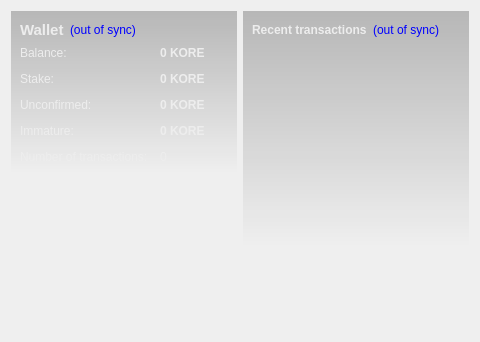
<?xml version="1.0" encoding="UTF-8"?>
<ui version="4.0">
 <class>OverviewPage</class>
 <widget class="QWidget" name="OverviewPage">
  <property name="geometry">
   <rect>
    <x>0</x>
    <y>0</y>
    <width>480</width>
    <height>342</height>
   </rect>
  </property>
  <property name="windowTitle">
   <string>Form</string>
  </property>
  <property name="styleSheet">
   <string notr="true">#OverviewPage { color: #ededed; }</string>
  </property>
  <layout class="QHBoxLayout" name="horizontalLayout" stretch="1,1">
   <item>
    <layout class="QVBoxLayout" name="verticalLayout_2">
     <item>
      <widget class="QFrame" name="frame">
       <property name="styleSheet">
        <string notr="true">#frame { background-color: qlineargradient(spread:pad, x1:0, y1:0, x2:0, y2:1, stop:0 rgba(0,0,0,60), stop:1.0 rgba(0,0,0,0)); }</string>
       </property>
       <layout class="QVBoxLayout" name="verticalLayout_4">
        <item>
         <layout class="QHBoxLayout" name="horizontalLayout_4">
          <item>
           <widget class="QLabel" name="label_5">
            <property name="font">
             <font>
              <pointsize>11</pointsize>
              <weight>75</weight>
              <bold>true</bold>
             </font>
            </property>
            <property name="styleSheet">
             <string notr="true">color: #ededed;</string>
            </property>
            <property name="text">
             <string>Wallet</string>
            </property>
           </widget>
          </item>
          <item>
           <widget class="QLabel" name="labelWalletStatus">
            <property name="toolTip">
             <string>The displayed information may be out of date. Your wallet automatically synchronizes with the KoreCoin network after a connection is established, but this process has not completed yet.</string>
            </property>
            <property name="styleSheet">
             <string notr="true">QLabel { color: blue; }</string>
            </property>
            <property name="text">
             <string notr="true">(out of sync)</string>
            </property>
            <property name="alignment">
             <set>Qt::AlignLeading|Qt::AlignLeft|Qt::AlignVCenter</set>
            </property>
           </widget>
          </item>
          <item>
           <spacer name="horizontalSpacer_2">
            <property name="orientation">
             <enum>Qt::Horizontal</enum>
            </property>
            <property name="sizeHint" stdset="0">
             <size>
              <width>40</width>
              <height>20</height>
             </size>
            </property>
           </spacer>
          </item>
         </layout>
        </item>
        <item>
         <layout class="QFormLayout" name="formLayout_2">
          <property name="fieldGrowthPolicy">
           <enum>QFormLayout::AllNonFixedFieldsGrow</enum>
          </property>
          <property name="horizontalSpacing">
           <number>12</number>
          </property>
          <property name="verticalSpacing">
           <number>12</number>
          </property>
          <item row="0" column="0">
           <widget class="QLabel" name="label">
            <property name="styleSheet">
             <string notr="true">color: #ededed;</string>
            </property>
            <property name="text">
             <string>Balance:</string>
            </property>
           </widget>
          </item>
          <item row="0" column="1">
           <widget class="QLabel" name="labelBalance">
            <property name="font">
             <font>
              <weight>75</weight>
              <bold>true</bold>
             </font>
            </property>
            <property name="cursor">
             <cursorShape>IBeamCursor</cursorShape>
            </property>
            <property name="toolTip">
             <string>Your current balance</string>
            </property>
            <property name="styleSheet">
             <string notr="true">color: #ededed;</string>
            </property>
            <property name="text">
             <string notr="true">0 KORE</string>
            </property>
            <property name="textInteractionFlags">
             <set>Qt::LinksAccessibleByMouse|Qt::TextSelectableByKeyboard|Qt::TextSelectableByMouse</set>
            </property>
           </widget>
          </item>
          <item row="1" column="0">
           <widget class="QLabel" name="label_6">
            <property name="styleSheet">
             <string notr="true">color: #ededed;</string>
            </property>
            <property name="text">
             <string>Stake:</string>
            </property>
           </widget>
          </item>
          <item row="1" column="1">
           <widget class="QLabel" name="labelStake">
            <property name="font">
             <font>
              <weight>75</weight>
              <bold>true</bold>
             </font>
            </property>
            <property name="cursor">
             <cursorShape>IBeamCursor</cursorShape>
            </property>
            <property name="toolTip">
             <string>Total of coins that was staked, and do not yet count toward the current balance</string>
            </property>
            <property name="styleSheet">
             <string notr="true">color: #ededed;</string>
            </property>
            <property name="text">
             <string notr="true">0 KORE</string>
            </property>
            <property name="textInteractionFlags">
             <set>Qt::LinksAccessibleByMouse|Qt::TextSelectableByKeyboard|Qt::TextSelectableByMouse</set>
            </property>
           </widget>
          </item>
          <item row="2" column="0">
           <widget class="QLabel" name="label_3">
            <property name="styleSheet">
             <string notr="true">color: #ededed;</string>
            </property>
            <property name="text">
             <string>Unconfirmed:</string>
            </property>
           </widget>
          </item>
          <item row="2" column="1">
           <widget class="QLabel" name="labelUnconfirmed">
            <property name="font">
             <font>
              <weight>75</weight>
              <bold>true</bold>
             </font>
            </property>
            <property name="cursor">
             <cursorShape>IBeamCursor</cursorShape>
            </property>
            <property name="toolTip">
             <string>Total of transactions that have yet to be confirmed, and do not yet count toward the current balance</string>
            </property>
            <property name="styleSheet">
             <string notr="true">color: #ededed;</string>
            </property>
            <property name="text">
             <string notr="true">0 KORE</string>
            </property>
            <property name="textInteractionFlags">
             <set>Qt::LinksAccessibleByMouse|Qt::TextSelectableByKeyboard|Qt::TextSelectableByMouse</set>
            </property>
           </widget>
          </item>
          <item row="3" column="0">
           <widget class="QLabel" name="labelImmatureText">
            <property name="styleSheet">
             <string notr="true">color: #ededed;</string>
            </property>
            <property name="text">
             <string>Immature:</string>
            </property>
           </widget>
          </item>
          <item row="3" column="1">
           <widget class="QLabel" name="labelImmature">
            <property name="font">
             <font>
              <weight>75</weight>
              <bold>true</bold>
             </font>
            </property>
            <property name="toolTip">
             <string>Mined balance that has not yet matured</string>
            </property>
            <property name="styleSheet">
             <string notr="true">color: #ededed;</string>
            </property>
            <property name="text">
             <string notr="true">0 KORE</string>
            </property>
            <property name="textInteractionFlags">
             <set>Qt::LinksAccessibleByMouse|Qt::TextSelectableByKeyboard|Qt::TextSelectableByMouse</set>
            </property>
           </widget>
          </item>
          <item row="4" column="0">
           <widget class="QLabel" name="label_2">
            <property name="styleSheet">
             <string notr="true">color: #ededed;</string>
            </property>
            <property name="text">
             <string>Number of transactions:</string>
            </property>
           </widget>
          </item>
          <item row="4" column="1">
           <widget class="QLabel" name="labelNumTransactions">
            <property name="toolTip">
             <string>Total number of transactions in wallet</string>
            </property>
            <property name="styleSheet">
             <string notr="true">color: #ededed;</string>
            </property>
            <property name="text">
             <string notr="true">0</string>
            </property>
           </widget>
          </item>
         </layout>
        </item>
       </layout>
      </widget>
     </item>
     <item>
      <spacer name="verticalSpacer">
       <property name="orientation">
        <enum>Qt::Vertical</enum>
       </property>
       <property name="sizeHint" stdset="0">
        <size>
         <width>20</width>
         <height>40</height>
        </size>
       </property>
      </spacer>
     </item>
     <item>
      <widget class="QLabel" name="label_6">
       <property name="text">
        <string/>
       </property>
       <property name="pixmap">
        <pixmap resource="../bitcoin.qrc">:/images/backg</pixmap>
       </property>
       <property name="scaledContents">
        <bool>false</bool>
       </property>
       <property name="alignment">
        <set>Qt::AlignCenter</set>
       </property>
       <property name="margin">
        <number>-2</number>
       </property>
      </widget>
     </item>
    </layout>
   </item>
   <item>
    <layout class="QVBoxLayout" name="verticalLayout_3">
     <item>
      <widget class="QFrame" name="frame_2">
       <property name="styleSheet">
        <string notr="true">#frame_2 { background-color: qlineargradient(spread:pad, x1:0, y1:0, x2:0, y2:1, stop:0 rgba(0,0,0,60), stop:1.0 rgba(0,0,0,0)); }</string>
       </property>
       <layout class="QVBoxLayout" name="verticalLayout">
        <item>
         <layout class="QHBoxLayout" name="horizontalLayout_2">
          <item>
           <widget class="QLabel" name="label_4">
            <property name="styleSheet">
             <string notr="true">color: #ededed;</string>
            </property>
            <property name="text">
             <string>&lt;b&gt;Recent transactions&lt;/b&gt;</string>
            </property>
           </widget>
          </item>
          <item>
           <widget class="QLabel" name="labelTransactionsStatus">
            <property name="toolTip">
             <string>The displayed information may be out of date. Your wallet automatically synchronizes with the KoreCoin network after a connection is established, but this process has not completed yet.</string>
            </property>
            <property name="styleSheet">
             <string notr="true">QLabel { color: blue; }</string>
            </property>
            <property name="text">
             <string notr="true">(out of sync)</string>
            </property>
            <property name="alignment">
             <set>Qt::AlignRight|Qt::AlignTrailing|Qt::AlignVCenter</set>
            </property>
           </widget>
          </item>
          <item>
           <spacer name="horizontalSpacer">
            <property name="orientation">
             <enum>Qt::Horizontal</enum>
            </property>
            <property name="sizeHint" stdset="0">
             <size>
              <width>40</width>
              <height>20</height>
             </size>
            </property>
           </spacer>
          </item>
         </layout>
        </item>
        <item>
         <widget class="QListView" name="listTransactions">
          <property name="styleSheet">
           <string notr="true">QListView { background: transparent; }</string>
          </property>
          <property name="frameShape">
           <enum>QFrame::NoFrame</enum>
          </property>
          <property name="verticalScrollBarPolicy">
           <enum>Qt::ScrollBarAlwaysOff</enum>
          </property>
          <property name="horizontalScrollBarPolicy">
           <enum>Qt::ScrollBarAlwaysOff</enum>
          </property>
          <property name="selectionMode">
           <enum>QAbstractItemView::NoSelection</enum>
          </property>
         </widget>
        </item>
       </layout>
      </widget>
     </item>
     <item>
      <spacer name="verticalSpacer_2">
       <property name="orientation">
        <enum>Qt::Vertical</enum>
       </property>
       <property name="sizeHint" stdset="0">
        <size>
         <width>20</width>
         <height>40</height>
        </size>
       </property>
      </spacer>
     </item>
    </layout>
   </item>
  </layout>
 </widget>
 <resources>
  <include location="../bitcoin.qrc"/>
 </resources>
 <connections/>
</ui>
